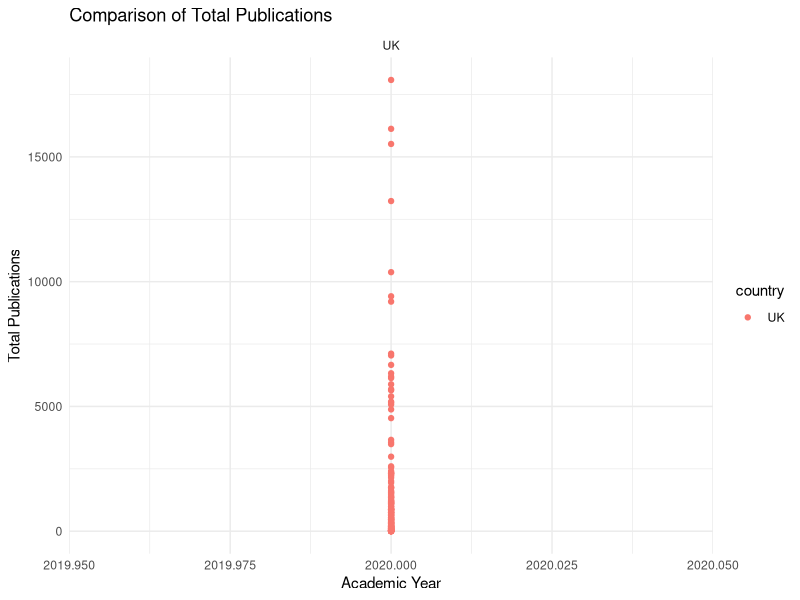
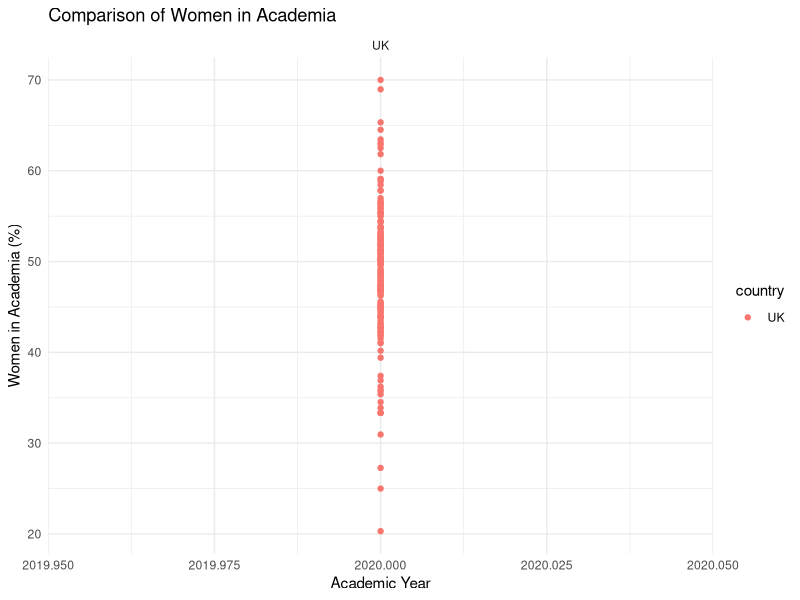

Here is the R script that generated these plots, in order:
# Load libraries
library(ggplot2)
library(dplyr)

# Set working directory
setwd(dirname(rstudioapi::getSourceEditorContext()$path))

# Read the data from CSV files
au_data <- read.csv("au_data_all.csv")
uk_data <- read.csv("uk_data_all.csv")
au_women <- read.csv("Fig5_AUS_TotAc_women_2020.csv")
uk_women <- read.csv("Fig6_UK_TotAc_women_2020.csv")

# Rename columns in AU women data
colnames(au_women) <- c("grid_id", "academic_year", "name", "grouping", "total_academic", "women_academic", "percent_women_academic")

# Rename columns in UK women data
colnames(uk_women) <- c("grid", "academic_year", "name", "grouping", "total_academic", "women_academic", "percent_women_academic")

# Merge AU data with women data based on grid_id
au_merged <- merge(au_data, au_women, by = "grid_id", all.x = TRUE)

# Merge UK data with women data based on grid
uk_merged <- merge(uk_data, uk_women, by.x = "grid", by.y = "grid", all.x = TRUE)

# Add a country column to indicate the data source
au_merged$country <- "Australia"
uk_merged$country <- "UK"

# Combine AU and UK merged data
data <- bind_rows(au_merged, uk_merged)

# Remove rows with missing values in total_income column
data <- data[complete.cases(data$total_income), ]

# Create the scatter plot for total publications
chart_pub <- ggplot(data, aes(x = academic_year, y = total_pub, color = country, group = country)) +
  geom_point() +
  labs(x = "Academic Year", y = "Total Publications",
       title = "Comparison of Total Publications") +
  facet_wrap(~ country) +
  theme_minimal()

# Create the scatter plot for total income
chart_income <- ggplot(data, aes(x = academic_year, y = total_income, color = country, group = country)) +
  geom_point(data = na.omit(data[!is.na(data$total_income), ])) + 
  labs(x = "Academic Year", y = "Total Income",
       title = "Comparison of Total Income: Australia vs UK") +
  facet_wrap(~ country) +
  theme_minimal()

# Create the scatter plot for women in academia
chart_women <- ggplot(data, aes(x = academic_year, y = percent_women_academic, color = country, group = country)) +
  geom_point() +
  labs(x = "Academic Year", y = "Women in Academia (%)",
       title = "Comparison of Women in Academia") +
  facet_wrap(~ country) +
  theme_minimal()

# Display the scatter plots
print(chart_pub)
#print(chart_income)
print(chart_women)

# Check the structure and summary of the total_income column
str(data$total_income)
summary(data$total_income)

# Check the rows with missing values in the total_income column
# [data$total_income %in% NA, ]
